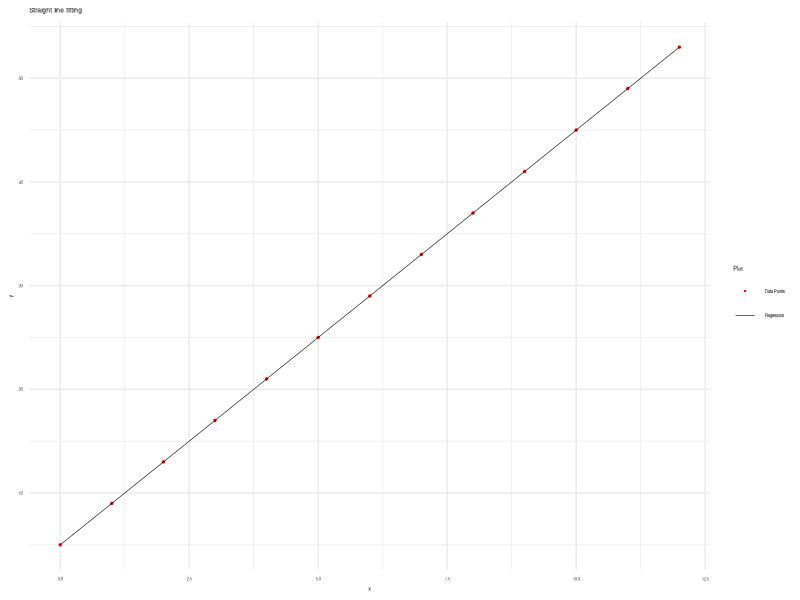
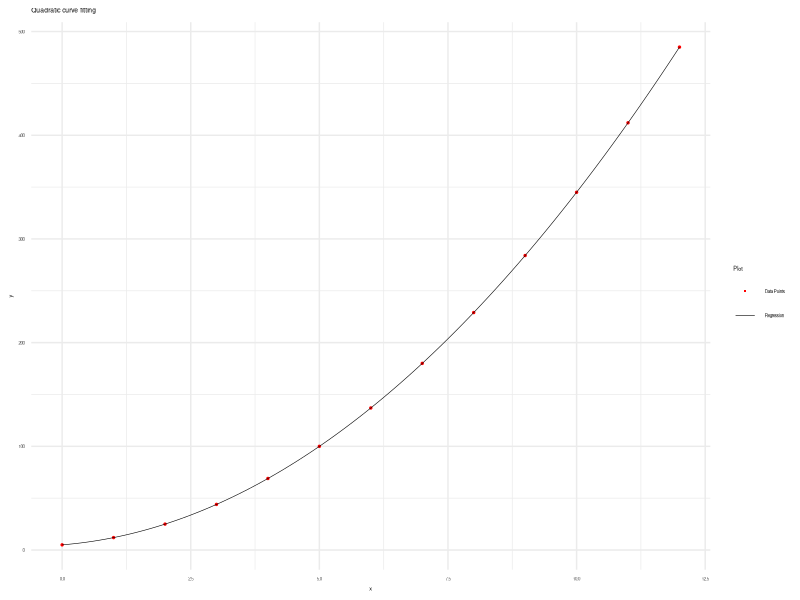
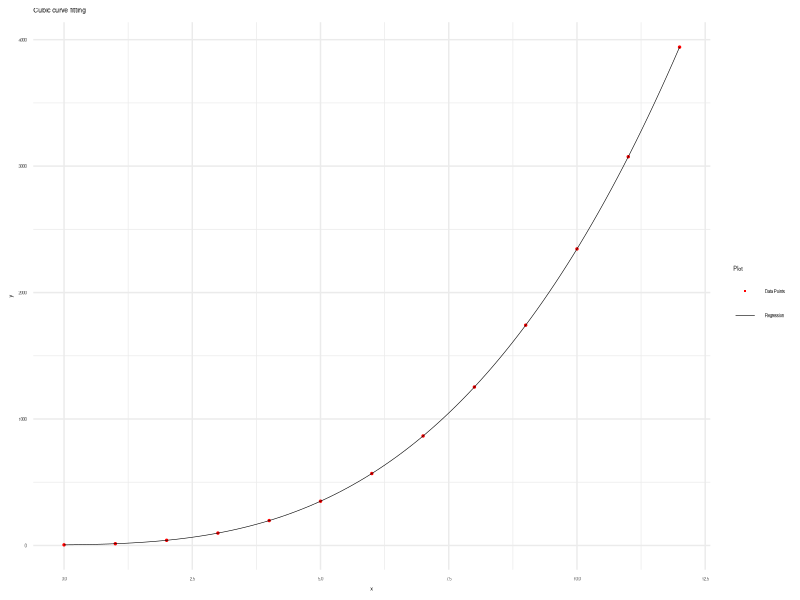

Write R code to recreate these figures, in order.
library(readr)
library(ggplot2)

generate_regression <- function(x_values, y_values, order) {
  # Perform regression using lm()
  lm_model <- lm(y_values ~ 
    poly(x_values, order, raw = TRUE))
  
  # Generate values for the regression line
  x_plot <- seq(
    min(x_values), max(x_values),
    length.out = 100)
  y_plot <- predict(
    lm_model,
    newdata = data.frame(x_values = x_plot))
  
  # Return a list containing all relevant objects
  return(list(
    order = order,
    x_values = x_values,
    y_values = y_values,
    lm_model = lm_model,
    x_plot = x_plot,
    y_plot = y_plot
  ))
}

show_coeff <- function(regression_data) {
  order    <- regression_data$order
  lm_model <- regression_data$lm_model

  # Define a named vector
  # to map order numbers to curve types
  coeff_text <- c(
    "(a, b)" = 1, "(a, b, c)" = 2, "(a, b, c, d)" = 3)
  order_text <- c(
    "Linear" = 1, "Quadratic" = 2, "Cubic" = 3)

  # Print the curve type
  cat(paste("Using lm_model :",
    names(order_text)[order], "\n"))

  # Coefficients
  coefficients <- coef(lm_model)

  # Reverse order to match output
  coefficients <- coefficients[
    length(coefficients):1]

  # Print coefficients
  cat("Coefficients ",
    names(coeff_text)[order], ":\n\t",
    coefficients, "\n")
}

create_plot <- function(
    regression_data, title, label, pngfile) {

  x_values <- regression_data$x_values
  y_values <- regression_data$y_values
  x_plot   <- regression_data$x_plot
  y_plot   <- regression_data$y_plot

  # Create data frame for ggplot2
  data <- data.frame(x = x_values, y = y_values)

  # Create breaks and values vectors
  breaks <- c("Data Points", "Regression")
  values <- c("Data Points" = "red", "Regression" = "black")

  # Plot using ggplot2
  plot <- ggplot(data, aes(x = x, y = y)) +
    geom_point(aes(color="Data Points"), size = 0.5) +
    geom_line(
      data = data.frame(x = x_plot, y = y_plot),
      aes(x, y, color = "Regression"), linewidth = 0.2) +
    labs(
      x = "x", y = "y", title = title) +
    theme_minimal() +
    theme(legend.position = "right",
        text = element_text(size = 4)) +
    scale_color_manual(
      name = "Plot",
      breaks = breaks,
      values = values) +
    guides(
      color = guide_legend(
        override.aes = list(
          shape = c(16, NA), linetype = c(0, 1)
      )))

  # Save plot as PNG
  ggsave(pngfile,
    plot, width = 800, height = 400,
    units = "px", device = "png")
}

# Read data from CSV file
series <- read_csv(
  "series.csv",
  show_col_types = FALSE)

# Call the function and get regression line data
regress_1 <- generate_regression(
  series$xs, series$ys1, 1)
regress_2 <- generate_regression(
  series$xs, series$ys2, 2)
regress_3 <- generate_regression(
  series$xs, series$ys3, 3)

# Perform linear regression and plot
show_coeff(regress_1)
create_plot(regress_1,
  "Straight line fitting",
  "Linear Equation",
  "14-lm-gg-line.png")

# Perform quadratic regression and plot
show_coeff(regress_2)
create_plot(regress_2,
  "Quadratic curve fitting",
  "Quadratic Curve",
  "15-lm-gg-quadratic.png")

# Perform cubic regression and plot
show_coeff(regress_3)
create_plot(regress_3,
  "Cubic curve fitting",
  "Cubic Curve",
  "16-lm-gg-cubic.png")
